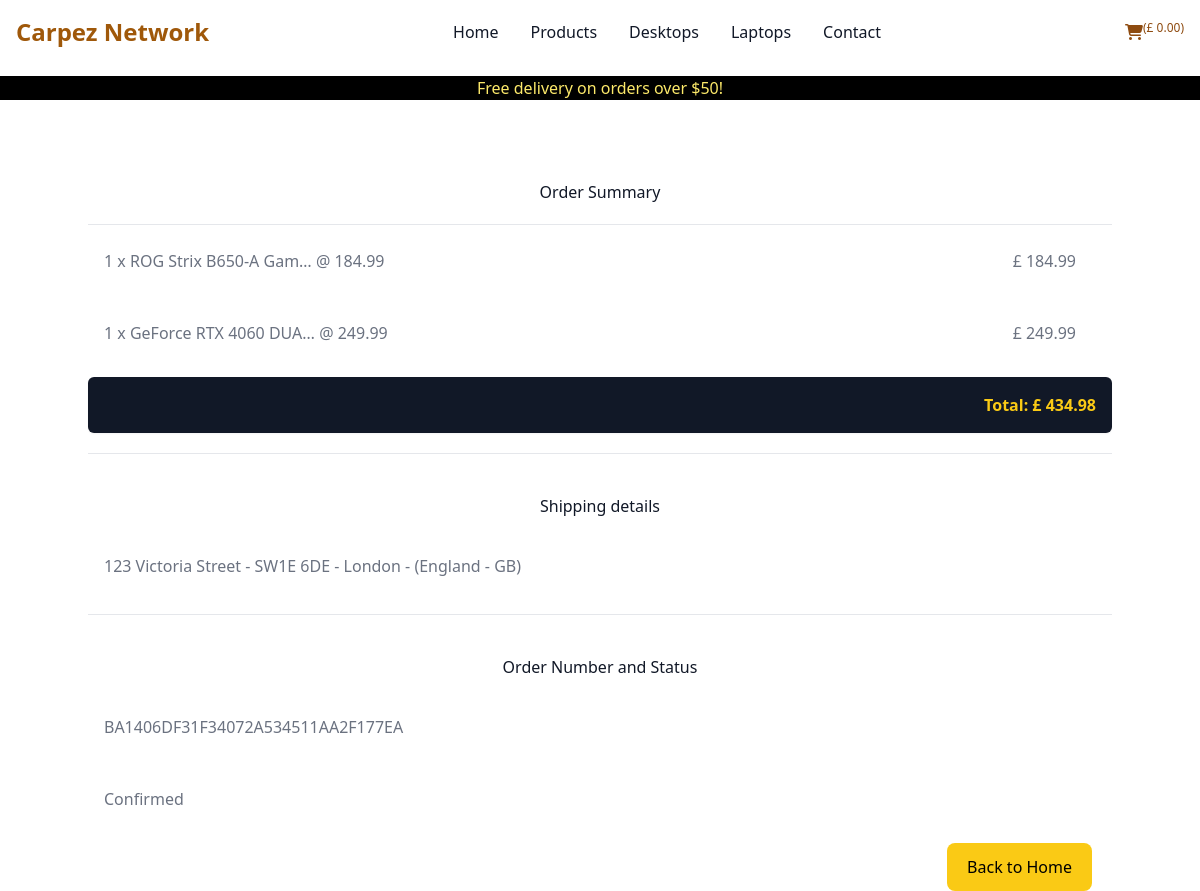
Screenshot of /checkout/checkout_success/BA1406DF31F34072A534511AA2F177EA with the database file from the repository.
### checkout/models.py (models this page shows, shortened)
class OrderLineItem(models.Model):
    order = models.ForeignKey(
        Order,
        null=False,
        blank=False,
        on_delete=models.CASCADE,
        related_name='lineitems'
        )
    product = models.ForeignKey(
        Product,
        null=False,
        blank=False,
        on_delete=models.CASCADE
        )
    quantity = models.IntegerField(null=False, blank=False, default=0)
    lineitem_total = models.DecimalField(
        max_digits=6,
        decimal_places=2,
        null=False,
        blank=False,
        editable=False
        )

class Order(models.Model):
    order_number = models.CharField(max_length=32, null=False, editable=False)
    date = models.DateTimeField(auto_now_add=True)
    delivery_cost = models.DecimalField(
        max_digits=6,
        decimal_places=2,
        null=False,
        default=0
    )
    order_total = models.DecimalField(
        max_digits=10,
        decimal_places=2,
        null=False,
        default=0
    )
    grand_total = models.DecimalField(
        max_digits=10,
        decimal_places=2,
        null=False,
        default=0
    )
    bag_and_shipping_details = models.JSONField(
        encoder=DjangoJSONEncoder,
        decoder=json.JSONDecoder
    )
    full_name = models.CharField(max_length=254, null=True, editable=False)
    email = models.EmailField(max_length=254, null=True, editable=False)
    shipping = models.CharField(max_length=254, null=True, editable=False)
    billing_details = models.JSONField(null=True, blank=True)
    stripe_pid = models.CharField(
        max_length=32,
        null=False,
        blank=False,
        editable=False,
        default="before migration"
    )
    user = models.ForeignKey(
        Dashboard,
        null=True,
        blank=True,
        related_name="orders",
        on_delete=models.SET_NULL
    )
    status = models.CharField(
        max_length=10,
        null=False,
        default='pending',
        choices=[
            ('pending', "Pending"),
            ('confirmed', "Confirmed"),
            ('dispatched', "Dispatched"),
            ('delivered', "delivered")
        ]
    )

### products/models.py (models this page shows, shortened)
class Product(models.Model):
    category = models.ForeignKey(
        'Category', null=True, blank=True, on_delete=models.SET_NULL
    )
    brand = models.ForeignKey(
        'Brand', null=True, blank=True, on_delete=models.SET_NULL
    )
    tags = models.ManyToManyField(Tag)
    sku = models.CharField(max_length=254, null=True, blank=True)
    name = models.CharField(max_length=254)
    description = models.TextField()
    rating = models.DecimalField(max_digits=2, decimal_places=1, null=True, blank=False)
    price = models.DecimalField(max_digits=6, decimal_places=2)
    image = models.ImageField(null=True, blank=True)
    reviews = models.ManyToManyField(Reviews)

### checkout/views.py (the view)
def checkout_success(request, order_number):
    order = get_object_or_404(Order, order_number=order_number)
    line_items = order.lineitems.all()
    if "bag" in request.session:
        del request.session["bag"]
    template = "checkout/checkout_success.html"
    context = {
        "order": order,
        "line_items": line_items
    }
    return render(request, template, context)

### bag/context.py (called while the page is built, shortened)
def bag(request):
    bag_items = []
    total = 0
    objects = 0
    b = request.session.get('bag', {})
    if total < settings.FREE_DELIVERY_TRESHOLD:
        delivery = total * Decimal(settings.STANDARD_DELIVERY_PERCENTAGE / 100)
        free_delivery_delta = settings.FREE_DELIVERY_TRESHOLD - total
    else:
        delivery = 0
        free_delivery_delta = 0
    grand_total = total + delivery
    json_bag = json.dumps(b)
    context = {
        'bag': json_bag,
        'bag_items': bag_items,
        'total': total,
        'objects': objects,
        'delivery': delivery,
        'free_delivery_delta': free_delivery_delta,
        'free_delivery_treshold': settings.FREE_DELIVERY_TRESHOLD,
        'grand_total': grand_total,
    }
    return context

### bag/templatetags/bag_tools.py (called while the page is built)
@register.filter(name='calc_subtotal')
def calc_subtotal(price, quantity):
    return price * quantity

### checkout/templates/checkout/checkout_success.html (shortened to what this page needs)
{% extends 'base.html' %}
{% load bag_tools %}
{% block content %}
<div class="container">
    <h2 class="font-xl text-gray-900 mb-5 mt-20 text-center">
      Order Summary
    </h2>
    <hr>
    {% for lineitem in line_items %}
        <p class="mb-4 mt-2 p-4 font-large text-gray-500 dark:text-gray-400">
            {{ lineitem.quantity }} x {{ lineitem.product.name|truncatechars:21 }} @ {{ lineitem.product.price }}<span class="float-end mr-5">£ {{ lineitem.product.price|calc_subtotal:lineitem.quantity }} </span></p>
    {% endfor %}
    <p class="mt-4 p-4 bg-gray-900 rounded-md shadow-sm text-yellow-300 p-4 text-end">
        <strong>
            Total:  £ {{ order.grand_total|floatformat:2 }}
        </strong>
    </p>
    <hr class="mt-5 mb-5">
    <h2 class="font-large text-gray-900 mb-5 mt-10 text-center">
      Shipping details
    </h2>
    <p class="mb-4 p-4 text-gray-500 dark:text-gray-400">{{ order.shipping }}</p>
    <hr class="mt-5 mb-5">
    <h2 class="font-large text-gray-900 mb-5 mt-10 text-center">
      Order Number and Status
    </h2>
    <p class="mb-4 p-4 text-gray-500 dark:text-gray-400">{{ order.order_number }}</p>
    <p class="mb-4 p-4 text-gray-500 dark:text-gray-400">{{ order.get_status_display }}</p>
    <a href="{% url 'home' %}" class="btn btn-submit mr-5 float-end">Back to Home</a>
</div>
{% endblock %}

### rows the page displays
OrderLineItem: quantity "1", product.name "ROG Strix B650-A Gam…", product.price "184.99", product.price|calc_subtotal "184.99"
OrderLineItem: quantity "1", product.name "GeForce RTX 4060 DUA…", product.price "249.99", product.price|calc_subtotal "249.99"
Order: grand_total "434.98", shipping "123 Victoria Street - SW1E 6DE - London - (England - GB)", order_number "BA1406DF31F34072A534511AA2F177EA", status "Confirmed"

### other values shown
{{ grand_total|floatformat:2 }} "0.00"
{{ free_delivery_treshold }} "50"
